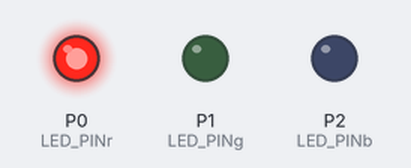
Bench run of a program on a simulated BBC micro:bit running MicroPython. On the bench: output pins drawn as LEDs (lit = HIGH).

Above: at 0.12 s.
At 0.62 s:
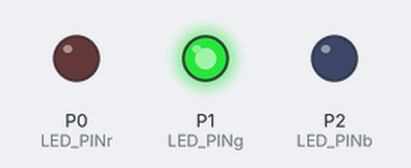
At 1.12 s:
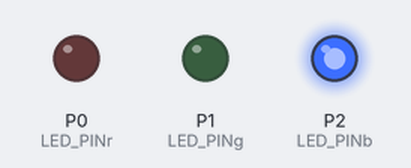
At 2.87 s:
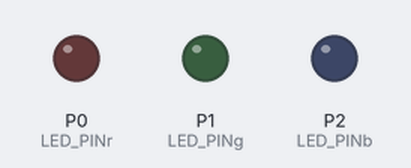
Timing chart, 0 to 3.5 s (numbered marks = the images above):
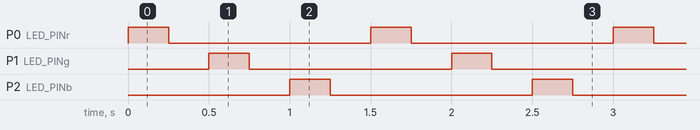

Measured:
- by itself, P0 (LED_PINr), P1 (LED_PINg), P2 (LED_PINb): alternates HIGH for 0.25 s and LOW for 1.3 s

The program:

house.py
```python
from microbit import *
import time

# pins
LED_PINr = pin0
LED_PINg = pin1
LED_PINb = pin2


while True:
    LED_PINr.write_digital(1) # turns on LED
    time.sleep(0.25) # delays the next line of code for 0.5s
    LED_PINr.write_digital(0) # turns off LED
    time.sleep(0.25) # delays the next line of code for 0.5s

    LED_PINg.write_digital(1) # turns on LED
    time.sleep(0.25) # delays the next line of code for 0.5s
    LED_PINg.write_digital(0) # turns off LED
    time.sleep(0.25) # delays the next line of code for 0.5s


    LED_PINb.write_digital(1) # turns on LED
    time.sleep(0.25) # delays the next line of code for 0.5s
    LED_PINb.write_digital(0) # turns off LED
    time.sleep(0.25) # delays the next line of code for 0.5s
```
